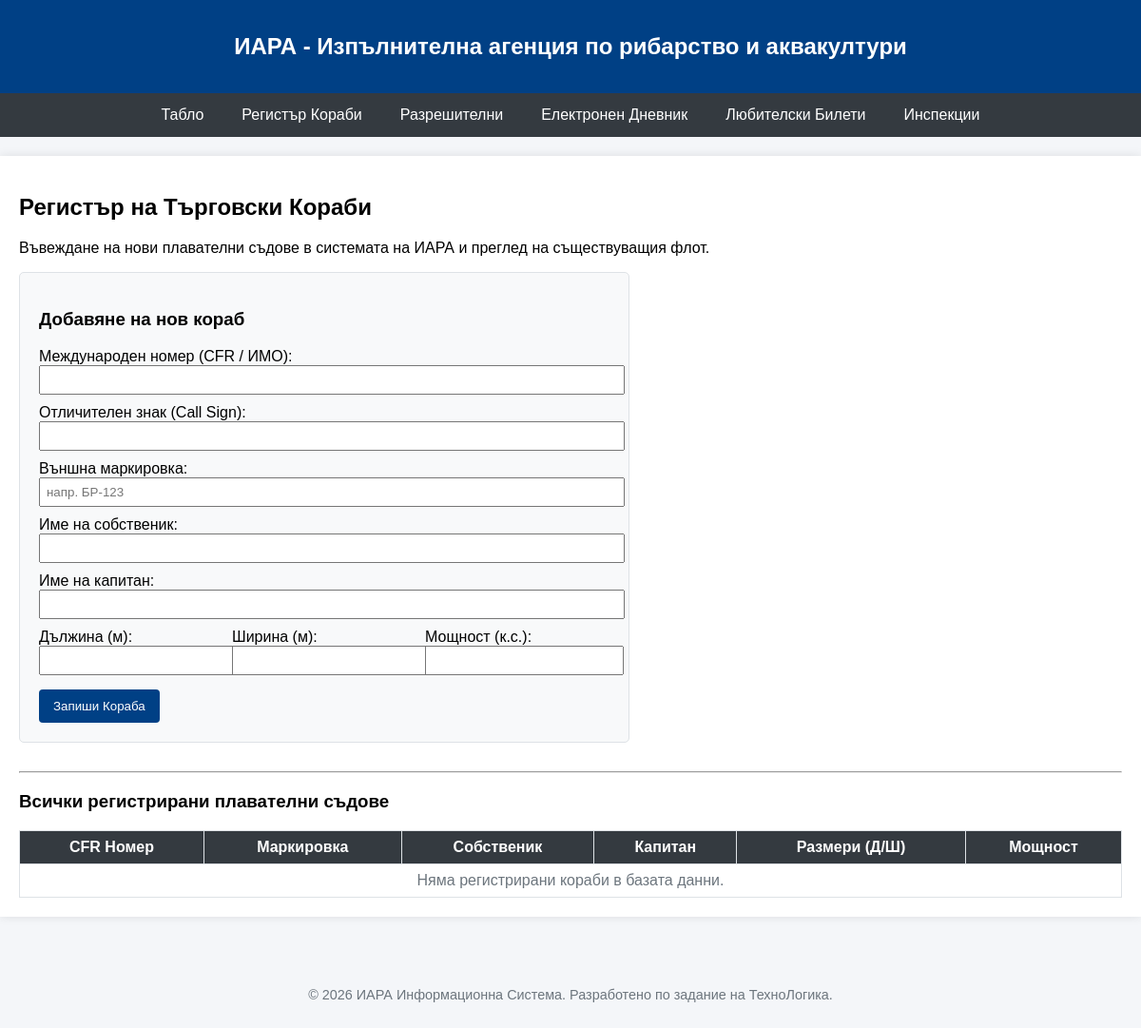
Page /ships on the earlier database version.
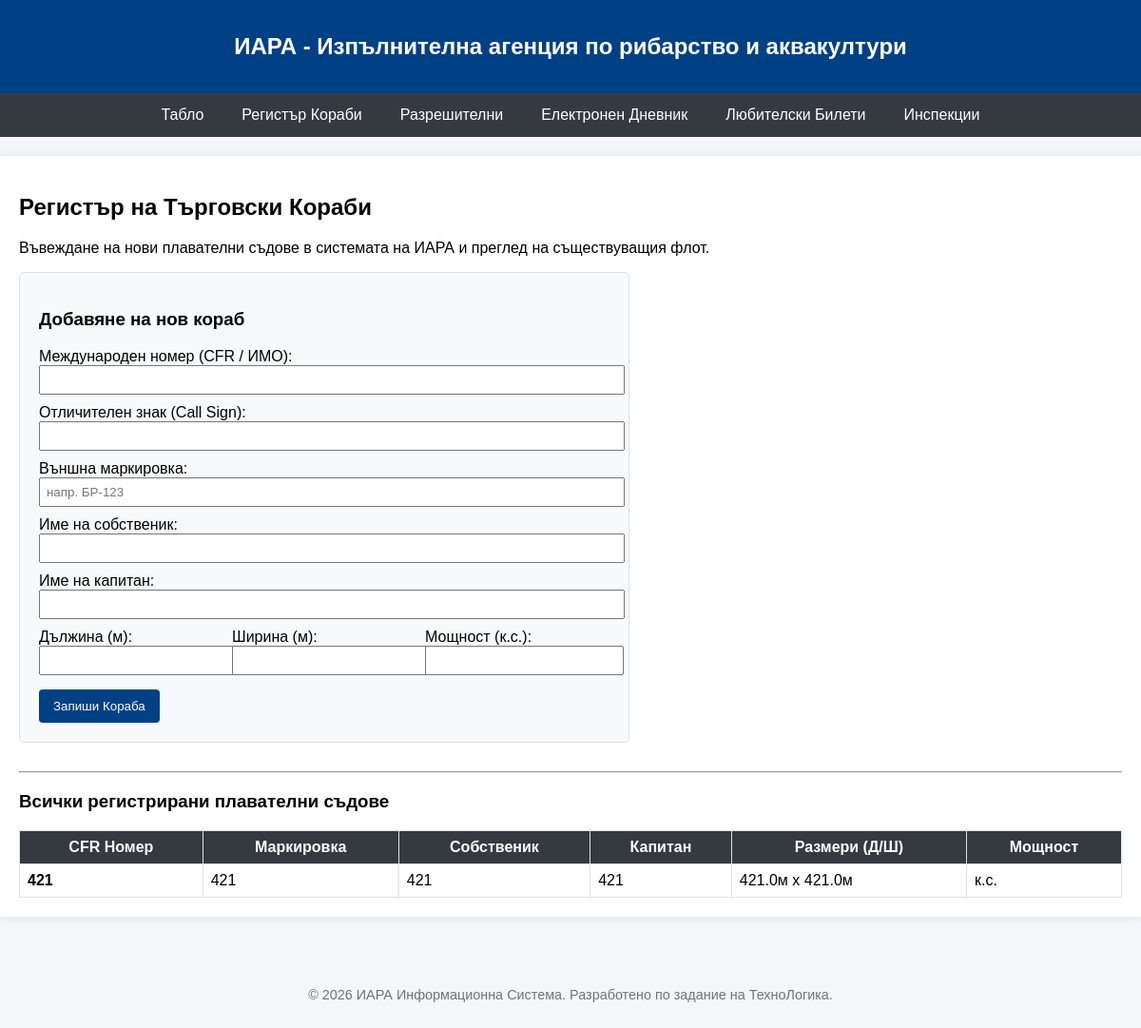
Same page on the later database version.
### tables this page shows
CREATE TABLE ships (
            id INTEGER PRIMARY KEY AUTOINCREMENT,
            intl_number TEXT UNIQUE NOT NULL, -- CFR / IMO Номер
            call_sign TEXT,                  -- Отличителен знак
            markings TEXT NOT NULL,           -- Външна маркировка (напр. БР-123)
            owner_name TEXT NOT NULL,         -- Собственик
            captain_name TEXT NOT NULL,       -- Капитан
            length REAL,                      -- Дължина
            width REAL,                       -- Ширина
            power INTEGER                     -- Мощност (к.с.)
        );

### app.py (the view, shortened to what this page needs)
@app.route('/ships', methods=['GET', 'POST'])
def ships():
    conn = sqlite3.connect(DATABASE_PATH)
    cursor = conn.cursor()
    cursor.execute('SELECT * FROM ships')
    all_ships = cursor.fetchall()
    conn.close()
    return render_template('ships.html', ships=all_ships)

### templates/ships.html
{% extends 'base.html' %}
{% block content %}
<h2>Регистър на Търговски Кораби</h2>
<p>Въвеждане на нови плавателни съдове в системата на ИАРА и преглед на съществуващия флот.</p>
<form action="/ships" method="POST" style="max-width: 600px; background: #f8f9fa; padding: 20px; border-radius: 5px; border: 1px solid #dee2e6; margin-bottom: 30px;">
    <h3>Добавяне на нов кораб</h3>
    <div style="margin-bottom: 10px;">
        <label>Международен номер (CFR / ИМО):</label><br>
        <input type="text" name="intl_number" required style="width: 100%; padding: 6px;">
    </div>
    <div style="margin-bottom: 10px;">
        <label>Отличителен знак (Call Sign):</label><br>
        <input type="text" name="call_sign" style="width: 100%; padding: 6px;">
    </div>
    <div style="margin-bottom: 10px;">
        <label>Външна маркировка:</label><br>
        <input type="text" name="markings" required style="width: 100%; padding: 6px;" placeholder="напр. БР-123">
    </div>
    <div style="margin-bottom: 10px;">
        <label>Име на собственик:</label><br>
        <input type="text" name="owner_name" required style="width: 100%; padding: 6px;">
    </div>
    <div style="margin-bottom: 10px;">
        <label>Име на капитан:</label><br>
        <input type="text" name="captain_name" required style="width: 100%; padding: 6px;">
    </div>
    <div style="display: flex; gap: 10px; margin-bottom: 15px;">
        <div>
            <label>Дължина (м):</label><br>
            <input type="number" step="0.1" name="length" style="width: 100%; padding: 6px;">
        </div>
        <div>
            <label>Ширина (м):</label><br>
            <input type="number" step="0.1" name="width" style="width: 100%; padding: 6px;">
        </div>
        <div>
            <label>Мощност (к.с.):</label><br>
            <input type="number" name="power" style="width: 100%; padding: 6px;">
        </div>
    </div>
    <button type="submit" style="background: #004085; color: white; padding: 10px 15px; border: none; border-radius: 4px; cursor: pointer;">Запиши Кораба</button>
</form>
<hr>
<h3>Всички регистрирани плавателни съдове</h3>
<table border="1" cellpadding="8" style="width: 100%; border-collapse: collapse; background: white; margin-top: 15px; border-color: #dee2e6;">
    <thead style="background: #343a40; color: white;">
        <tr>
            <th>CFR Номер</th>
            <th>Маркировка</th>
            <th>Собственик</th>
            <th>Капитан</th>
            <th>Размери (Д/Ш)</th>
            <th>Мощност</th>
        </tr>
    </thead>
    <tbody>
        {% for ship in ships %}
        <tr>
            <td><strong>{{ ship[1] }}</strong></td>
            <td>{{ ship[3] }}</td>
            <td>{{ ship[4] }}</td>
            <td>{{ ship[5] }}</td>
            <td>{{ ship[6] }}м x {{ ship[7] }}м</td>
            <td>{{ ship[9] }} к.с.</td>
        </tr>
        {% else %}
        <tr>
            <td colspan="6" style="text-align: center; color: #6c757d;">Няма регистрирани кораби в базата данни.</td>
        </tr>
        {% endfor %}
    </tbody>
</table>
{% endblock %}

### templates/base.html (shortened to what this page needs)
<!DOCTYPE html>
<html lang="bg">
<head>
</head>
<body>
<header>
    <h2>ИАРА - Изпълнителна агенция по рибарство и аквакултури</h2>
</header>
<nav>
    <a href="{{ url_for('home') }}">Табло</a>
    <a href="{{ url_for('ships') }}">Регистър Кораби</a>
    <a href="{{ url_for('permits') }}">Разрешителни</a>
    <a href="{{ url_for('logbook') }}">Електронен Дневник</a>
    <a href="{{ url_for('tickets') }}">Любителски Билети</a>
    <a href="{{ url_for('inspections') }}">Инспекции</a>
</nav>
<div class="container">
    {% block content %}{% endblock %}
</div>
<footer>
    <p>&copy; 2026 ИАРА Информационна Система. Разработено по задание на ТехноЛогика.</p>
</footer>
</body>
</html>

### templates/base.html (style rules this page uses)
body { font-family: Arial, sans-serif; margin: 0; padding: 0; background-color: #f4f6f9; }
header { background-color: #004085; color: white; padding: 15px; text-align: center; }
nav { background-color: #343a40; display: flex; justify-content: center; }
nav a { color: white; padding: 14px 20px; text-decoration: none; text-align: center; }
.container { padding: 20px; max-width: 1200px; margin: auto; background: white; margin-top: 20px; box-shadow: 0 0 10px rgba(0,0,0,0.1); minimum-height: 400px; }
footer { text-align: center; padding: 20px; font-size: 0.9em; color: #6c757d; margin-top: 40px; }

Differences in the rows shown:
added ships: intl_number "421", markings "421", owner_name "421", captain_name "421", length "421.0", width "421.0"
Other differences:
text no longer shown: "Няма регистрирани кораби в базата данни."
